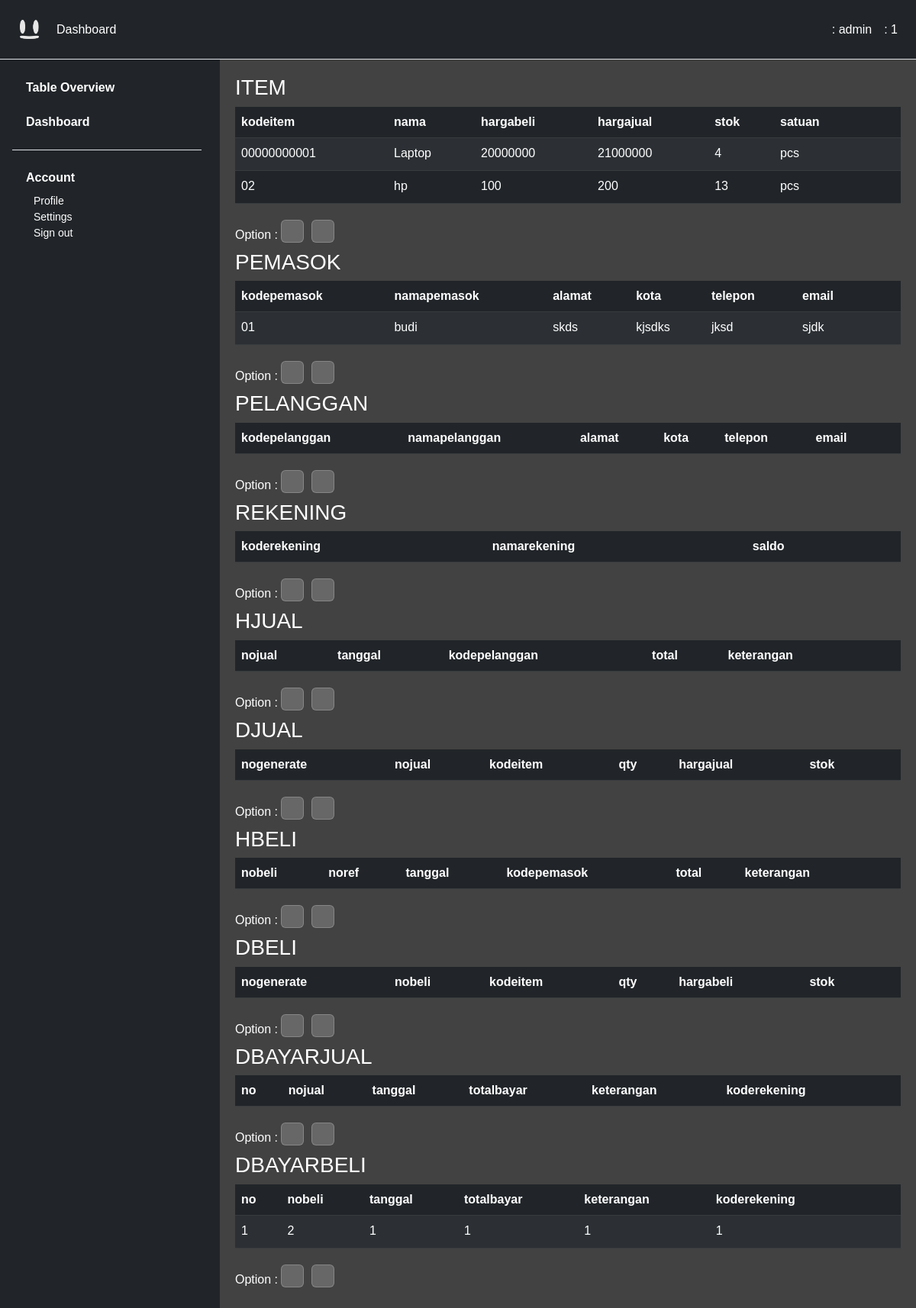
Before: /dashboard/?tview=all (signed in) with the older database file.
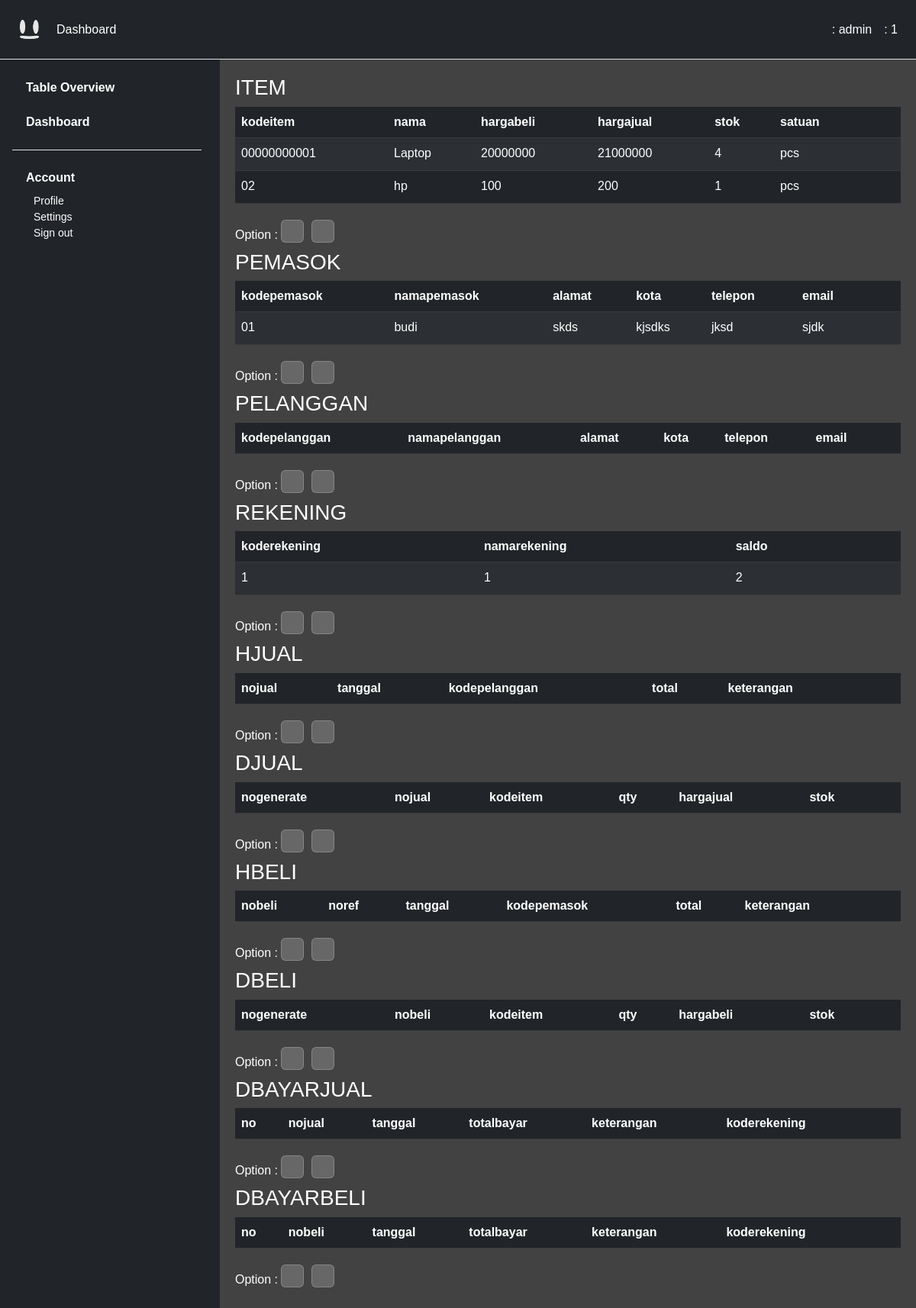
After: the same page with the newer database file.
### tables this page shows
CREATE TABLE item (
    kodeitem VARCHAR(5) PRIMARY KEY,
    nama VARCHAR(255),
    hargabeli DOUBLE,
    hargajual DOUBLE,
    stok DOUBLE,
    satuan VARCHAR(10)
);

CREATE TABLE pemasok (
    kodepemasok VARCHAR(5) PRIMARY KEY,
    namapemasok VARCHAR(50),
    alamat VARCHAR(255),
    kota VARCHAR(25),
    telepon VARCHAR(15),
    email VARCHAR(255)
);

CREATE TABLE dbayarbeli (
    no INTEGER PRIMARY KEY AUTOINCREMENT,
    nobeli VARCHAR(10),
    tanggal DATETIME,
    totalbayar DOUBLE,
    keterangan VARCHAR(255),
    koderekening VARCHAR(5),
    FOREIGN KEY (nobeli) REFERENCES hbeli(nobeli),
    FOREIGN KEY (koderekening) REFERENCES rekening(koderekening)
);

CREATE TABLE rekening (
    koderekening VARCHAR(5) PRIMARY KEY,
    namarekening VARCHAR(255),
    saldo DOUBLE
);

### php-component/table.php (the view, shortened to what this page needs)
<?php
function connect_db() {
    $db = new SQLite3('../db/database.db');
    return $db;
}
function add_data(&$table_name, &$template, &$template_t) {
    $table_name = array("item", "pemasok", "pelanggan", "rekening", "hjual", "djual", "hbeli", "dbeli", "dbayarjual", "dbayarbeli");
    $template = array(
        array("kodeitem", "nama", "hargabeli", "hargajual", "stok", "satuan"),
        array("kodepemasok", "namapemasok", "alamat", "kota", "telepon", "email"),
        array("kodepelanggan", "namapelanggan", "alamat", "kota", "telepon", "email"),
        array("koderekening", "namarekening", "saldo"),
        array("nojual", "tanggal", "kodepelanggan", "total", "keterangan"),
        array("nogenerate", "nojual", "kodeitem", "qty", "hargajual", "stok"),
        array("nobeli", "noref", "tanggal", "kodepemasok", "total", "keterangan"),
        array("nogenerate", "nobeli", "kodeitem", "qty", "hargabeli", "stok"),
        array("no", "nojual", "tanggal", "totalbayar", "keterangan", "koderekening"),
        array("no", "nobeli", "tanggal", "totalbayar", "keterangan", "koderekening"),
    );
}
function makeTable($dest) {
    $db = connect_db();
    $table_name = array();
    $template = array();
    $template_t = array();
    add_data($table_name, $template, $template_t);
    for ($i=0; $i < count($table_name); $i++) {
        $name_upper = strtoupper($table_name[$i]);
        $name = $table_name[$i];
        echo "<div class='table-responsive'>";
        echo "<h3>$name_upper</h3>";
        echo "<table class='table table-dark table-striped'>";
        echo "<thead>";
        echo "<tr>";
        for ($j=0; $j < count($template[$i]); $j++) {
            echo "<th>" . $template[$i][$j] . "</th>";
        }
        echo "<td></td>";
        echo "</tr>";
        echo "</thead>";
        echo "<tbody>";
        $results = $db->query("select * from $name;");
        while ($row= $results->fetchArray()) {
            $current_id = $row[$template[$i][0]];
            echo "<tr>";
            for ($j=0; $j < count($template[$i]); $j++) {
                echo "<td>" . $row[$template[$i][$j]] . "</td>";
            }
            echo "<td>";
            echo "<form method='post' action=$dest>";
            echo "<button name='edit-$name' type='submit' class='btn text-white' value='$current_id'>&nbsp<i class='nf nf-fa-edit'></i>&nbsp</button>";
            echo "</form>";
            echo "</td>";
            echo "</tr>";
        }
        echo "</tbody>";
        echo "</table>";
        echo "</div>";
        echo "<form action='$dest' method='post' class='inline-button mb-1'>";
        echo "<span>Option : </span>";
        echo "<button class='table-button p-1' type='submit' name='del-$name'><i class='nf nf-fa-minus'></i></button>";
        echo "<button class='table-button p-1' type='submit' name='add-$name'><i class='nf nf-fa-plus'></i></button>";
        echo "</form>";
    }
}
?>

### dashboard/index.php (shortened to what this page needs)
<!doctype html>
<html lang="en">
    <head>
        <link rel="stylesheet" href="/css/style.css" />
        <link
        href="https://cdn.jsdelivr.net/npm/bootstrap@5.2.3/dist/css/bootstrap.min.css"
        rel="stylesheet"
    />
    </head>
    <body class="dark-bg-custom">
        <div id="header">
            <?php
            include '../php-component/header.php';
            ?>
        </div>
        <div id="sidebar">
            <?php
            include '../php-component/sidebar.php';
            ?>
        </div>
        <div class="content">
            <div id="content-real">
                <?php
                include '../php-component/table.php';
                if (isset($_GET["tview"])) {
                    if ($_GET["tview"] == "all") {
                        $dest = "/dashboard/?tview=all";
                        if ($_SESSION["user type"] == 1) {
                            echo "<div class='table-start' id='table-pos'>";
                            makeTable($dest);
                            echo "</div>";
                        } else {echo "<h1>Illegal access.</h1>";}
                    } else {
                        if (isset($_SESSION["displayed"])) {
                            unset($_SESSION["displayed"]);
                        }
                    }
                } else {
                    if (isset($_SESSION["displayed"])) {
                        unset($_SESSION["displayed"]);
                    }
                }
                ?>
            </div>
        </div>
    </body>
</html>

### php-component/header.php
<header class="p-3 text bg-dark border-bottom">
    <div
        class="d-flex flex-wrap align-items-center justify-content-center justify-content-lg-start"
    >
        <a
            href="/index.php"
            class="d-flex align-items-center mb-2 mb-lg-0 text-white text-decoration-none"
        >
            <img src="/assets/logo.png" class="logo">
        </a>
        <ul
            class="nav col-12 col-lg-auto me-lg-auto mb-2 justify-content-center mb-md-0"
        >
            <li class="px-2 text-white nav-link">Dashboard</li>
        </ul>
        <div class="text-end">
            <ul
                class="nav col-12 col-lg-auto me-lg-auto mb-2 mb-md-0"
            >
                <?php
                $type = $_SESSION["user type"];
                $name = $_SESSION["user name"];
                echo "<li class='px-2 text-white'><i class='nf nf-fa-user'></i> : " . $name . "</li>";
                echo "<li class='px-2 text-white'><i class='nf nf-cod-type_hierarchy'></i> : " . $type . "</li>";
                ?>
            </ul>
        </div>
    </div>
</header>

### php-component/sidebar.php (shortened to what this page needs)
<div class="left-bar secondary-color dark-bg-custom">
    <div class="flex-shrink-0 p-3 dark-bg-custom" style="width: 280px">
        <ul class="list-unstyled ps-0">
            <li class="p-2 mb-1 text-white">
                <button
                    class="btn btn-toggle d-inline-flex align-items-center rounded border-0 collapsed text-white fw-bold"
                    data-bs-toggle="collapse"
                    data-bs-target="#home-collapse"
                    aria-expanded="false"
                >
                    <i class='nf nf-cod-table' style='margin-right:10px;'></i>Table Overview
                </button>
            </li>
            <li class="p-2 mb-1">
                <button
                    class="btn btn-toggle d-inline-flex align-items-center rounded border-0 collapsed text-white fw-bold"
                    data-bs-toggle="collapse"
                    data-bs-target="#dashboard-collapse"
                    aria-expanded="false"
                >
                    <i class='nf nf-cod-dashboard' style='margin-right:10px;'></i>Dashboard
                </button>
            </li>
            <li class="border-top my-3"></li>
            <li class="p-2 mb-1">
                <button
                    class="btn btn-toggle d-inline-flex align-items-center rounded border-0 text-white fw-bold"
                    data-bs-toggle="collapse"
                    data-bs-target="#account-collapse"
                    aria-expanded="true"
                >
                    <i class='nf nf-md-account' style='margin-right:10px;'></i>Account
                </button>
                <div class="collapse show mt-2" id="account-collapse" style="">
                    <ul class="btn-toggle-nav list-unstyled fw-normal pb-1 small">
                        <li>
                            <a
                                href="#"
                                class="text-white d-inline-flex text-decoration-none rounded"
                            >Profile</a
                            >
                        </li>
                        <li>
                            <a
                                href="#"
                                class="text-white d-inline-flex text-decoration-none rounded"
                            >Settings</a
                            >
                        </li>
                        <li>
                            <a
                                href="/php-component/logout.php"
                                class="text-white d-inline-flex text-decoration-none rounded"
                            >Sign out</a
                            >
                        </li>
                    </ul>
                </div>
            </li>
        </ul>
    </div>
</div>

### css/style.css (style rules this page uses)
* { margin: 0px; padding: 0px; font-family: Arial, Helvetica, sans-serif; }
.dark-bg-custom { background: rgb(33, 37, 41); }
.left-bar { left: 0; position: absolute; min-width: 18rem; height: 100vh; background: rgb(33, 37, 41); color: white; }
.content { margin-left: 18rem; padding: 20px; background: #424242; color: white; min-height: 100vh; }
.logo { width: 25px !important; height: 25px !important; margin: 10px; margin-right: 15px; }
#home-collapse, #dashboard-collapse, #orders-collapse, #account-collapse { margin-left: 20px; }
body { background: #424242; color: white; }
.table-button { min-width: 30px; background: rgba(255, 255, 255, 0.2); padding: 3px; margin: 5px; margin-right: 10px; margin-left: 0px; border-radius: 6px; border: none; color: white; border: 1px solid rgba(255, 255, 255, 0.2); transition: background, border ease-in-out 0.3s; font-size: 0.7em; min-height: 30px; }
.btn { border: none; background: none; padding: 0 !important; cursor: pointer; }

Changed rows visible on the page:
removed dbayarbeli: no "1", nobeli "2", tanggal "1", totalbayar "1", keterangan "1", koderekening "1"
added rekening: koderekening "1", namarekening "1", saldo "2"
Other visible differences:
list line gone: "13"
new list line: "1"
